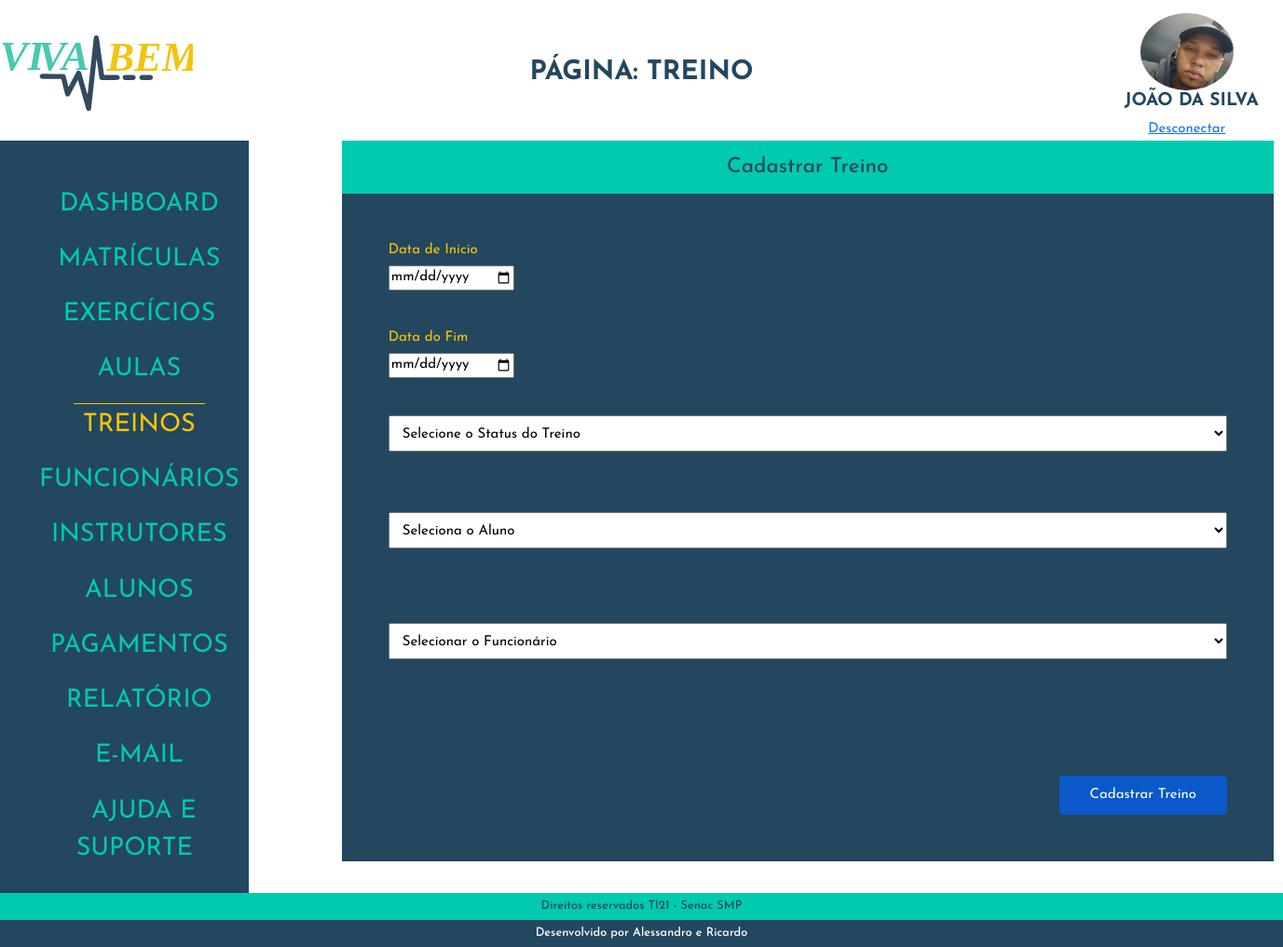
The app's page /admin/index.php?p=treino&t=cadastrar (signed in) with its own data.
### tables this page shows
CREATE TABLE `tblalunos` (
  `idAluno` int(11) NOT NULL,
  `nomeAluno` varchar(50) NOT NULL,
  `dataNascAluno` date NOT NULL,
  `emailAluno` varchar(80) NOT NULL,
  `senhaAluno` varchar(20) NOT NULL,
  `dataCadAluno` date NOT NULL,
  `statusAluno` varchar(10) NOT NULL,
  `fotoAluno` varchar(100) NOT NULL
);

### admin/class/aluno.php (called while the page is built, shortened)
<?php
class AlunoClass
{
    public $idAluno;
public function __construct($id = false)
{
    if ($id) {
        $this->idAluno = $id;
        $this->Carregar();
    }
}
public function Carregar()
{
    $query = "SELECT * FROM  tblalunos WHERE idAluno = " . $this->idAluno;
    $conn = Conexao::LigarConexao();
    $resultado = $conn->query($query);
    $lista = $resultado->fetchAll();
    foreach ($lista as $linha) {
        $this->nomeAluno = $linha['nomeAluno'];
        $this->fotoAluno = $linha['fotoAluno'];
    }
}
}

### admin/treino/cadastrar.php (the view, shortened to what this page needs)
<h1 class="h1Geral">Cadastrar Treino</h1>
<div class="formContainer">
    <form class="formMatri" action="index.php?p=treino&t=cadastrar" method="POST" enctype="multipart/form-data">
        <div>
            <label class="labelMatri"   for="dataInicioTreino" class="form-label">Data de Início</label>
            <input class="inputMatriDate"   type="date" name="dataInicioTreino" id="dataInicioTreino" required placeholder="data de Inicio">
        </div>
        <div>
            <label class="labelMatri"  for="dataFimTreino" class="form-label">Data do Fim</label>
            <input class="inputMatriDate"   type="date" name="dataFimTreino" id="dataFimTreino" required placeholder="data de final">
        </div>
        <div >
            <div>
                <select class="selectTreinoStatus" class="selectMatriStatus"    aria-label="Default select example" name="statusTreino" required>
                    <option selected="">Selecione o Status do Treino</option>
                </select>
            </div>
        </div>
        <select class="selectMatri"   aria-label="Default select example" name="idAluno" id="idAluno" required>
            <option selected disabled>Seleciona o Aluno</option>
            <?php
            require_once('class/aluno.php');
            ?>
        </select>
        <select class="selectMatri"  aria-label="Default select example" name="idFuncionario" id="idFuncionario" required>
            <option selected disabled>Selecionar o Funcionário</option>
        </select>
        <div >
            <button class="botMatri"  type="submit">Cadastrar Treino</button>
        </div>
    </form>
</div>
</div>

### admin/index.php (shortened to what this page needs)
<?php
if (isset($_SESSION['idAluno'])) {
    $tipoUsuario = 'aluno';
} elseif (isset($_SESSION['idFuncionario'])) {
    $id = $_SESSION['idFuncionario'];
    $tipoUsuario = 'funcionario';
} else {
    header("location: http://localhost/Projeto-Academia-Viva-Bem-Senac/admin/loginAdmin.php");
    exit;
}
$pagina = @$_GET['p'];
require_once('class/aluno.php');
require_once('class/funcionario.php');
if ($tipoUsuario === 'aluno') {
    $aluno = new AlunoClass($id);
    $usuario = $aluno;
} elseif ($tipoUsuario === 'funcionario') {
    $funcionario = new FuncionarioClass($id);
    $usuario = $funcionario;
}
?>
<!DOCTYPE html>
<html lang="pt-BR">
<head>
    <link rel="stylesheet" href="./css/reset.css">
    <link href="path/to/lightbox.css" rel="stylesheet" />
    <link href="https://cdn.jsdelivr.net/npm/bootstrap@5.3.2/dist/css/bootstrap.min.css" rel="stylesheet">
    <link rel="stylesheet" href="./css/estilo.css">
</head>
<body>
    <header class="topo">
        <h1>
            <img src="./img/logoVivaBem.svg" alt="Logo Viva Bem">
        </h1>
        <?php
        if ($pagina == '') {
            echo '<h2>Dashboard</h2>';
        } else {
            echo ('<h2>Página: ' . $pagina . '</h2>');
        }
        ?>
         <div class="identUser">
            <img src="../img/<?php echo $usuario->fotoAluno ?? $usuario->fotoFuncionario; ?>" alt="User">
            <h2><?php echo $usuario->nomeAluno ?? $usuario->nomeFuncionario; ?></h2>
            <a href="desconectar.php">Desconectar</a>
        </div>
    </header>
    <main>
        <div class="menu">
            <nav>
                <ul>
                    <li><a href="index.php?p=dashboard" class="<?php echo (($pagina == 'dashboard') ||  (@$pagina == '')) ? 'menuAtivo' : ''; ?>"> Dashboard </a></li>
                    <li><a href="index.php?p=matriculas" class="<?php echo ($pagina == 'matriculas') ? 'menuAtivo' : ''; ?>"> Matrículas </a></li>
                    <li><a href="index.php?p=exercicios" class="<?php echo ($pagina == 'exercicios') ? 'menuAtivo' : ''; ?>"> Exercícios </a></li>
                    <li><a href="index.php?p=aulas" class="<?php echo ($pagina == 'aulas') ? 'menuAtivo' : ''; ?>"> Aulas </a></li>
                    <li><a href="index.php?p=treino" class="<?php echo ($pagina == 'treino') ? 'menuAtivo' : ''; ?>"> Treinos </a></li>
                    <li><a href="index.php?p=funcionarios" class="<?php echo ($pagina == 'funcionarios') ? 'menuAtivo' : ''; ?>"> Funcionários </a></li>
                    <li><a href="index.php?p=instrutores" class="<?php echo ($pagina == 'instrutores') ? 'menuAtivo' : ''; ?>"> Instrutores </a></li>
                    <li><a href="index.php?p=aluno" class="<?php echo ($pagina == 'aluno') ? 'menuAtivo' : ''; ?>"> Alunos </a></li>
                    <li><a href="index.php?p=pagamento" class="<?php echo ($pagina == 'pagamento') ? 'menuAtivo' : ''; ?>"> Pagamentos </a></li>
                    <li><a href="index.php?p=relatorio" class="<?php echo ($pagina == 'relatorio') ? 'menuAtivo' : ''; ?>"> Relatório </a></li>
                    <li><a href="index.php?p=contato" class="<?php echo ($pagina == 'contato') ? 'menuAtivo' : ''; ?>"> E-mail </a></li>
                    <li><a href="index.php?p=ajuda" class="<?php echo ($pagina == 'ajuda') ? 'menuAtivo' : ''; ?>"> Ajuda e Suporte </a></li>
                </ul>
            </nav>
        </div>
        <div class="box">
            <?php
            switch ($pagina) {
                case 'treino':
                    require_once('treino/treino.php');
                    break;
            }
            ?>
    </main>
    <footer class="rodape">
        <h2>Direitos reservados TI21 - Senac SMP</h2>
        <h2>Desenvolvido por Alessandro e Ricardo</h2>
    </footer>
</body>
</html>

### admin/css/estilo.css (style rules this page uses)
*, a, h1, h2, h3, h4 { font-family: 'Josefin Sans', sans-serif; font-size: 15px; }
body { display: flex; flex-direction: column; height: 100vh; width: 100%; }
.topo { display: flex; justify-content: space-between; margin-top: 1%; align-items: center; }
.topo h1 { text-align: center; width: 15%; }
.identUser { width: 100%; }
.identUser img { max-width: 100px; max-height: 90px; object-fit: cover; border-radius: 50%; }
.topo h2 { font-size: 1.8em; text-transform: uppercase; color: #23475f; font-weight: bold; }
.topo div { display: flex; flex-direction: column; align-items: center; width: 15%; }
.topo div img { width: 75%; }
.topo div h2 { margin-left: 5%; font-size: 1.2em; }
main { flex: 1; display: flex; }
.menu { background-color: #23475f; text-align: center; display: flex; }
.menu nav { margin-top: 15%; }
.menu nav ul li { padding: 4% 0; }
.menu nav ul li a { text-decoration: none; color: #00cab0; font-size: 1.8em; text-transform: uppercase; padding: 4% 10px; }
.menuAtivo { color: #ffc500 !important; border-top: solid 1px #ffc500; }
.box { margin: 0 100px; }
.rodape { text-align: center; }
.rodape h2 { font-size: .8em; margin-bottom: 0; }
.rodape h2:nth-child(1) { background: #00cab0; padding: .5% 0; color: #23475f; }
.rodape h2:nth-child(2) { background: #23475f; padding: .5% 0; color: #fff; }
form { display: flex; flex-direction: column; align-items: stretch; background: #23475f; width: 1000px; padding: 15px 50px; color: #ffc500; }
.h1Geral { text-align: center; color: #23475f; font-size: 1.5em; background: #00cab0; margin: 0; padding: 15px; }
.formContainer { width: 100%; box-sizing: border-box; }
.formMatri { display: flex; flex-direction: column; gap: 40px; padding: 50px 50px; }
.formMatri div { display: flex; flex-direction: column; }
.labelMatri { margin-bottom: 5px; }
.selectMatri { width: 100%; box-sizing: border-box; margin-bottom: 40px; padding: 10px; }
.labelMatri { width: 100%; box-sizing: border-box; }
.botMatri { width: 50%; box-sizing: border-box; }
.inputMatriDate { width: 15%; }
.botMatri { width: 20%; margin-left: auto; box-sizing: border-box; background-color: #0a58ca; padding: 10px; border: none; border-radius: 5px; cursor: pointer; margin-top: 45px; color: #ffffff; }
.selectTreinoStatus { margin-bottom: 25px; padding: 10px; }

### records on screen
tblalunos: fotoAluno (picture), nomeAluno "JOÃO DA SILVA"

### other values on screen
$pagina "TREINO"
